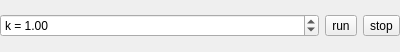
<?xml version="1.0" encoding="UTF-8"?>
<ui version="4.0">
 <class>FAMSControl</class>
 <widget class="QWidget" name="FAMSControl">
  <property name="geometry">
   <rect>
    <x>0</x>
    <y>0</y>
    <width>400</width>
    <height>52</height>
   </rect>
  </property>
  <property name="windowTitle">
   <string>Form</string>
  </property>
  <layout class="QHBoxLayout" name="horizontalLayout">
   <property name="leftMargin">
    <number>0</number>
   </property>
   <property name="topMargin">
    <number>0</number>
   </property>
   <property name="rightMargin">
    <number>0</number>
   </property>
   <property name="bottomMargin">
    <number>0</number>
   </property>
   <item>
    <widget class="QDoubleSpinBox" name="kSelect">
     <property name="toolTip">
      <string>Adjust parameter k for adaptive bandwidths</string>
     </property>
     <property name="prefix">
      <string>k = </string>
     </property>
     <property name="minimum">
      <double>0.100000000000000</double>
     </property>
     <property name="maximum">
      <double>4.000000000000000</double>
     </property>
     <property name="singleStep">
      <double>0.100000000000000</double>
     </property>
     <property name="value">
      <double>1.000000000000000</double>
     </property>
    </widget>
   </item>
   <item>
    <widget class="QToolButton" name="runButton">
     <property name="text">
      <string>run</string>
     </property>
     <property name="icon">
      <iconset theme="run-build">
       <normaloff>.</normaloff>.</iconset>
     </property>
    </widget>
   </item>
   <item>
    <widget class="QToolButton" name="stopButton">
     <property name="toolTip">
      <string>Stop current computation</string>
     </property>
     <property name="text">
      <string>stop</string>
     </property>
     <property name="icon">
      <iconset theme="process-stop">
       <normaloff>.</normaloff>.</iconset>
     </property>
    </widget>
   </item>
  </layout>
 </widget>
 <resources/>
 <connections/>
</ui>
